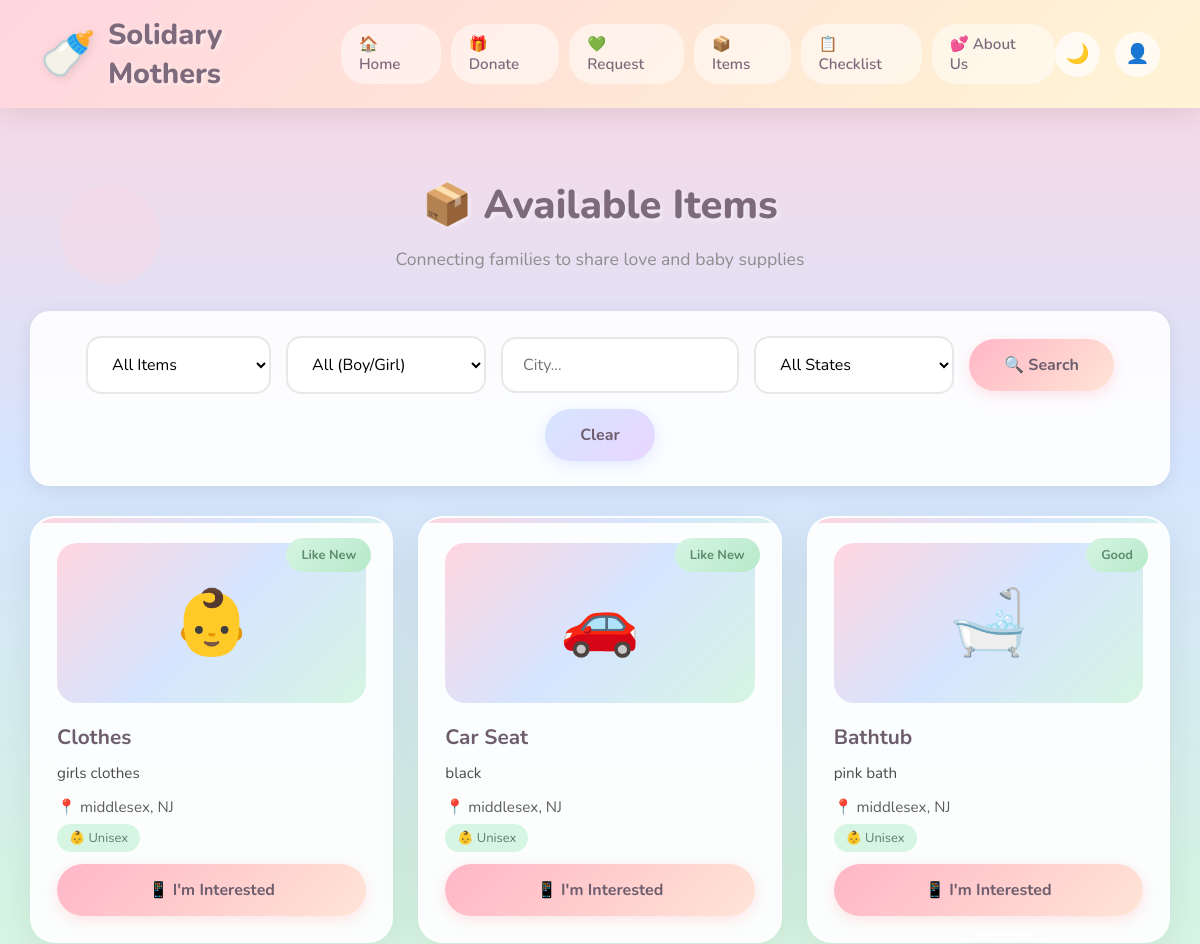
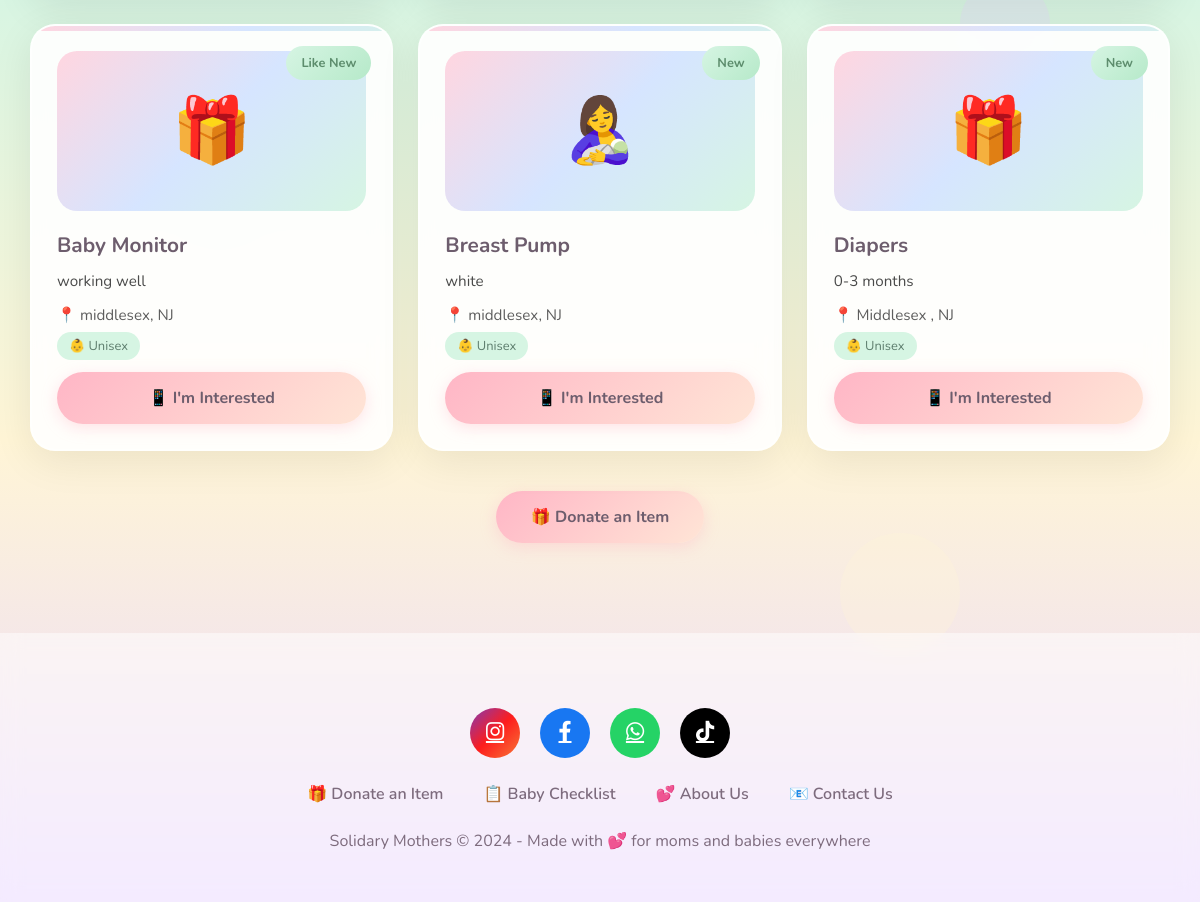
/items, run on the app's committed database (2 pictures, top to bottom).
### tables this page shows
CREATE TABLE donations (id INTEGER PRIMARY KEY, name TEXT, phone TEXT, city TEXT, state TEXT, item TEXT, condition TEXT, description TEXT, photo TEXT, status TEXT DEFAULT 'available', manage_code TEXT, gender TEXT DEFAULT 'both');

### app.py (the view)
@app.route("/items")
def items():
    category = request.args.get("category", "")
    city = request.args.get("city", "")
    state = request.args.get("state", "")
    gender = request.args.get("gender", "")
    query = "SELECT * FROM donations WHERE status = 'available'"
    params = []
    if category:
        query += " AND item = ?"
        params.append(category)
    if city:
        query += " AND city LIKE ?"
        params.append("%" + city + "%")
    if state:
        query += " AND state = ?"
        params.append(state)
    if gender:
        query += " AND gender = ?"
        params.append(gender)
    donations = db.execute(query, *params)
    return render_template("items.html", donations=donations)

### solidary-mothers/project/templates/items.html (shortened to what this page needs)
{% extends "layout.html" %}
{% block content %}
<h2>📦 Available Items</h2>
<p class="subtitle">Connecting families to share love and baby supplies</p>
<div class="filter-container">
    <form method="GET" action="/items" style="display: flex; gap: 15px; flex-wrap: wrap; justify-content: center; align-items: center; width: 100%;">
        <select name="category" style="min-width: 150px;">
            <option value="">All Items</option>
        </select>
        <select name="gender">
            <option value="">All (Boy/Girl)</option>
        </select>
        <input type="text" name="city" placeholder="City..." style="min-width: 150px;">
        <select name="state">
            <option value="">All States</option>
        </select>
        <button type="submit" class="btn">🔍 Search</button>
        <a href="/items" class="btn btn-secondary">Clear</a>
    </form>
</div>
{% if donations %}
<div class="cards-grid">
    {% for donation in donations %}
    <div class="card">
        <span class="card-badge">{{ donation.condition }}</span>
        {% if donation.photo %}
        <div class="card-image" style="background-image: url('{{ donation.photo }}'); background-size: cover; background-position: center;">
        </div>
        {% else %}
        <div class="card-image">
            {% if donation.item == "Stroller" %}🚼
            {% elif donation.item == "Clothes" %}👶
            {% elif donation.item == "Crib" %}🛏️
            {% elif donation.item == "Bottles" %}🍼
            {% elif donation.item == "Toys" %}🧸
            {% elif donation.item == "Breast Pump" %}🤱
            {% elif donation.item == "Car Seat" %}🚗
            {% elif donation.item == "Bathtub" %}🛁
            {% else %}🎁
            {% endif %}
        </div>
        {% endif %}
        <h3>{{ donation.item }}</h3>
        <p style="color: #4A4A4A;">{{ donation.description }}</p>
        <p style="color: #5D5D5D; margin-top: 10px;">
            📍 {{ donation.city }}, {{ donation.state }}
        </p>
        <p style="margin-top: 5px;">
            {% if donation.gender == "girl" %}
                <span style="background: #FFD6E0; color: #7D5D6D; padding: 5px 12px; border-radius: 15px; font-size: 0.85em;">👧 Girl</span>
            {% elif donation.gender == "boy" %}
                <span style="background: #D6E5FF; color: #5D6D7D; padding: 5px 12px; border-radius: 15px; font-size: 0.85em;">👦 Boy</span>
            {% else %}
                <span style="background: #D6F5E3; color: #5D7D6D; padding: 5px 12px; border-radius: 15px; font-size: 0.85em;">👶 Unisex</span>
            {% endif %}
        </p>
        <a href="sms:{{ donation.phone }}?body=Hi! I'm interested in your {{ donation.item }} ({{ donation.condition }}) in {{ donation.city }}, {{ donation.state }}. Is it still available?"
           class="btn" style="display: block; text-align: center; margin-top: 15px;">
            📱 I'm Interested
        </a>
    </div>
    {% endfor %}
</div>
{% endif %}
<div style="text-align: center; margin-top: 40px;">
    <a href="/donate" class="btn">🎁 Donate an Item</a>
</div>
{% endblock %}

### solidary-mothers/project/templates/layout.html (shortened to what this page needs)
<!DOCTYPE html>
<html lang="en">
<head>
    <link rel="stylesheet" href="https://cdnjs.cloudflare.com/ajax/libs/font-awesome/6.4.0/css/all.min.css">
</head>
<body>
    <div class="bubble" style="width: 100px; height: 100px; background: var(--pink); top: 10%; left: 5%;"></div>
    <div class="bubble" style="width: 120px; height: 120px; background: var(--yellow); top: 80%; right: 20%; animation-delay: -15s;"></div>
    <header>
        <div class="logo">
            <span class="logo-icon">🍼</span>
            <h1>Solidary Mothers</h1>
        </div>
        <nav>
            <a href="/">🏠 Home</a>
            <a href="/donate">🎁 Donate</a>
            <a href="/request">💚 Request</a>
            <a href="/items">📦 Items</a>
            <a href="/checklist">📋 Checklist</a>
            <a href="/about">💕 About Us</a>
        </nav>
        <div class="header-icons">
            <button class="icon-btn" onclick="toggleDarkMode()" title="Toggle Dark Mode">🌙</button>
            <button class="icon-btn" title="Profile">👤</button>
        </div>
    </header>
    <main>
        {% block content %}{% endblock %}
    </main>
    <footer>
        <div class="social-icons">
            <a href="#" class="instagram" title="Instagram"><i class="fab fa-instagram"></i></a>
            <a href="#" class="facebook" title="Facebook"><i class="fab fa-facebook-f"></i></a>
            <a href="#" class="whatsapp" title="WhatsApp"><i class="fab fa-whatsapp"></i></a>
            <a href="#" class="tiktok" title="TikTok"><i class="fab fa-tiktok"></i></a>
        </div>
        <div class="footer-links">
            <a href="/donate">🎁 Donate an Item</a>
            <a href="/checklist">📋 Baby Checklist</a>
            <a href="/about">💕 About Us</a>
            <a href="#">📧 Contact Us</a>
        </div>
        <p style="margin-top: 20px;">Solidary Mothers © 2024 - Made with 💕 for moms and babies everywhere</p>
    </footer>
</body>
</html>

### data on the page
donations: condition "Like New", item "Clothes", description "girls clothes", city "middlesex", state "NJ", gender "👶 Unisex"
donations: condition "Like New", item "Car Seat", description "black", city "middlesex", state "NJ", gender "👶 Unisex"
donations: condition "Good", item "Bathtub", description "pink bath", city "middlesex", state "NJ", gender "👶 Unisex"
donations: condition "Like New", item "Baby Monitor", description "working well", city "middlesex", state "NJ", gender "👶 Unisex"
donations: condition "New", item "Breast Pump", description "white", city "middlesex", state "NJ", gender "👶 Unisex"
donations: condition "New", item "Diapers", description "0-3 months", city "Middlesex", state "NJ", gender "👶 Unisex"
